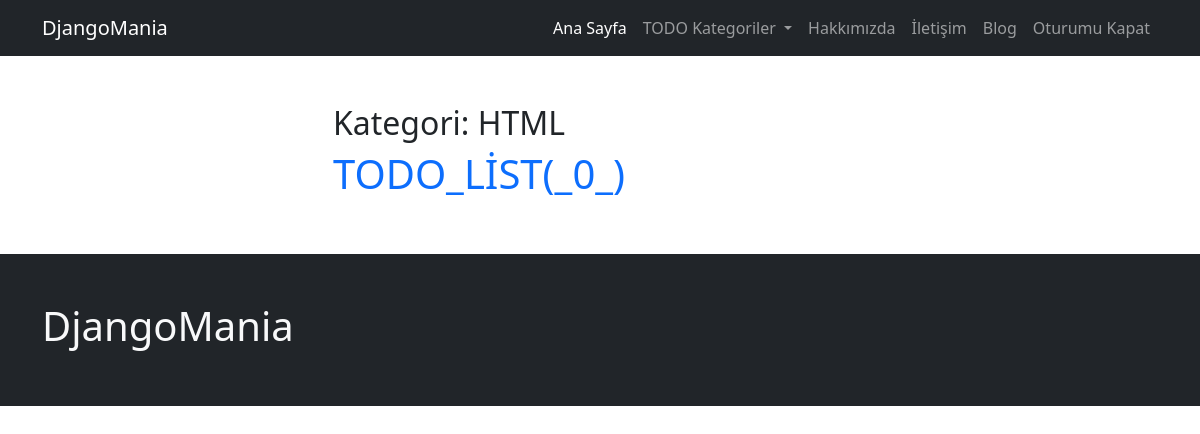
The app's page /todo/category/html/ (signed in) with its own data.
### pages/models.py (models this page shows, shortened)
class Page(models.Model):
    user = models.ForeignKey(User, on_delete=models.CASCADE)
    slug = AutoSlugField(populate_from='title', unique=True)
    title = models.CharField(max_length=200)
    cover_image = models.ImageField(upload_to='page_image')
    content = HTMLField(blank=True, null=True)
    is_active = models.BooleanField(default=False)
    created_at = models.DateTimeField(auto_now_add=True)
    updated_at = models.DateTimeField(auto_now=True)
    def get_absolute_url(self):
        return reverse(
                'page:page_view',
            kwargs={
                "page_slug": self.slug,
            }
        )

### todo/models.py (models this page shows)
class TodoCategory(models.Model):
    title = models.CharField(max_length=200)
    slug = AutoSlugField(populate_from='title', unique=True)
    is_active = models.BooleanField(default=True)
    created_at = models.DateTimeField(auto_now_add=True)
    updated_at = models.DateTimeField(auto_now=True)
    def __str__(self):
        return self.title
    def get_absolute_url(self):
        return reverse(
            'todo:category_view',
            kwargs={
                "category_slug": self.slug
            }
        )

### todo/views.py (the view)
# urls.py: path('category/<slug:category_slug>/', category_detail_view, name="category_view"),
@login_required(login_url='/admin/login/')
def category_detail_view(request, category_slug):
    category = get_object_or_404(TodoCategory, slug=category_slug)
    todos_category = Todo.objects.filter(
        user=request.user,
        is_active=True,
        category=category,
    )
    context = dict(
        category=category,
        todos_category=todos_category,
    )
    return render(request, 'todo/todo_list.html', context)

### config/global_context_processors.py (called while the page is built)
def global_todo_categories_context(request):
    return dict(
        global_todo_categories = TodoCategory.objects.filter(is_active=True)
    )

def global_page_context(request):
    return dict(
        global_pages=Page.objects.filter(is_active=True)
    )

### todo/templates/todo/todo_list.html (shortened to what this page needs)
{% extends 'core/base.html' %}
{% block container %}
<div class="container">
    <div class="row">
        <div class="col-sm-6 offset-sm-3">
            {% if category %}
            <h2>Kategori: {{ category }}</h2>
            {% elif tag %}
            <h2>Taglar: {{ tag }}</h2>
            {% endif %}
            <h1 class="text-primary">TODO_LİST(_{{ todos_category.count }}_)</h1>
        </div>
    </div>
</div>
{% endblock container %}

### templates/core/navbar.html (shortened to what this page needs)
<nav class="navbar navbar-expand-lg bg-dark navbar-dark">
  <div class="container">
    <a class="navbar-brand" href="/">DjangoMania</a>
    <div class="collapse navbar-collapse" id="navbarNav">
      <ul class="navbar-nav ms-auto">
        <li class="nav-item">
          <a class="nav-link active" aria-current="page" href="/">Ana Sayfa</a>
        </li>
        <li class="nav-item dropdown">
          <a class="nav-link dropdown-toggle" href="#" role="button" data-bs-toggle="dropdown" aria-expanded="false">
            TODO Kategoriler
          </a>
          {% for page in global_pages %}
          <li class="nav-item">
            <a class="nav-link" aria-current="page" href="{{ page.get_absolute_url }}">{{ page.title }}</a>
          </li>
          {% endfor %}
          <li class="nav-item">
            <a class="nav-link" aria-current="page" href="{% url 'blog:all_post_view' %}">Blog</a>
          </li>
        {% if request.user.is_authenticated %}
        <li class="nav-item">
          <a class="nav-link" aria-current="page" href="{% url 'logout_view' %}">Oturumu Kapat</a>
        </li>
        {% endif %}
      </ul>
    </div>
  </div>
</nav>

### records on screen
Page: title "Hakkımızda"
Page: title "İletişim"
TodoCategory: title "HTML"

### other values on screen
{{ todos_category.count }} "0"
